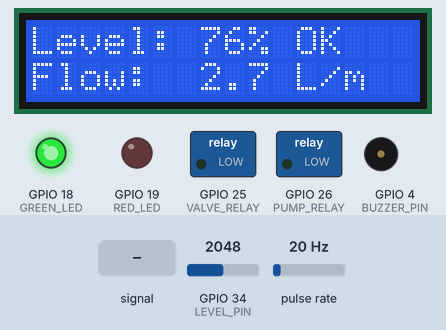
This sketch was run on a simulated ESP32. Parts: 16×2 character LCD, switched loads named in the sketch (green lamp = pin HIGH), output pins drawn as LEDs (lit = HIGH), buzzer (waves = sounding). Wiring (inferred from the names in the program): pulse sensor: data GPIO 27. Dashed ring = blinking. The inputs (shaded band) are chosen by the test bench; at power-on: GPIO 34 (LEVEL_PIN) = 2048, pulse rate 20 Hz. What the sketch prints to the serial monitor is not drawn.

Above: at 1.2 s.
1.3 s: GPIO 34 (LEVEL_PIN) fed a 200 Hz sine of ±1842 counts around its level
At 3.8 s:
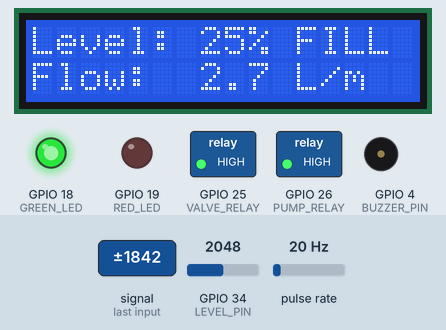
4.3 s: GPIO 34 (LEVEL_PIN) set to 491
At 6.42 s:
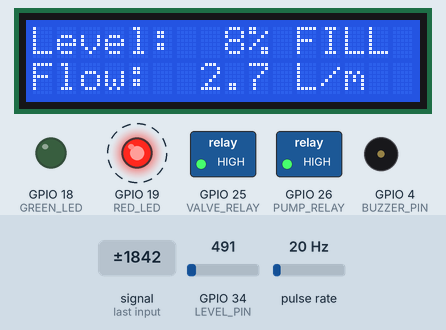
6.5 s: GPIO 34 (LEVEL_PIN) fed a 200 Hz sine of ±327 counts around its level
At 6.96 s:
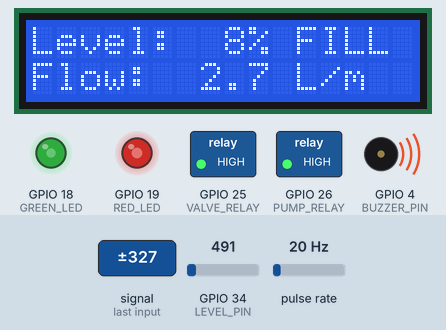
8.8 s: GPIO 34 (LEVEL_PIN) set to 2640
At 9.3 s:
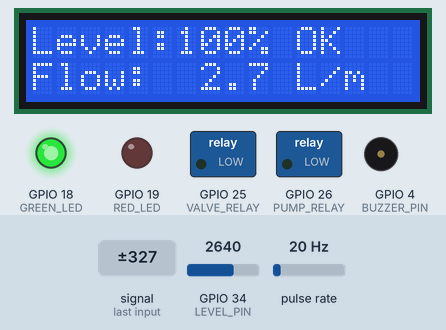
10.5 s: GPIO 34 (LEVEL_PIN) set to 1068
At 11.6 s:
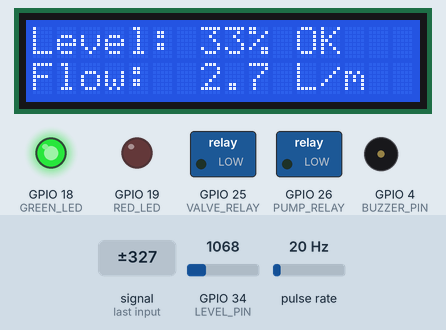
12.5 s: GPIO 34 (LEVEL_PIN) set to 974
At 14.5 s:
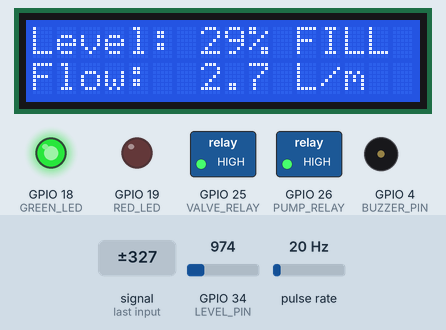
Timing chart, 0 to 15.5 s (numbered marks = the images above; inputs shaded):
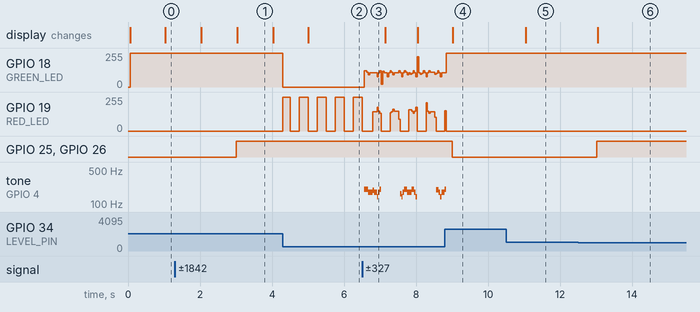

Measured:
- the behaviour switches between 1013 and 1012 on GPIO 34 (LEVEL_PIN) (found by bisection; images 5 and 6)
- after the input at 1.3 s, GPIO 25 (VALVE_RELAY), GPIO 26 (PUMP_RELAY): LOW → HIGH after 1.7 s; the display: first changes after 0.74 s (image 1 shows a later state)
- after the input at 4.3 s, GPIO 18 (GREEN_LED): 255/255 → 0/255 at once; GPIO 19 (RED_LED): alternates 255/255 for 0.25 s and 0/255 for 0.25 s, starting at once; GPIO 25 (VALVE_RELAY), GPIO 26 (PUMP_RELAY): stays HIGH (without the input it goes to LOW after 1.7 s)
- after the input at 6.5 s, tone on GPIO 4 (BUZZER_PIN): plays 203 Hz for 0.12 s, 173 Hz for 0.12 s, 191 Hz for 0.04 s, 176 Hz for 0.08 s, 140 Hz for 0.04 s, 176 Hz for 0.04 s … (20 notes in this stretch), starting after 0.06 s
- after the input at 8.8 s, GPIO 25 (VALVE_RELAY), GPIO 26 (PUMP_RELAY): HIGH → LOW after 0.21 s; the display: changes after 0.22 s (image 4)
- after the input at 10.5 s, the display: changes after 0.55 s (image 5)
- after the input at 12.5 s, GPIO 25 (VALVE_RELAY), GPIO 26 (PUMP_RELAY): LOW → HIGH after 0.52 s; the display: changes after 0.55 s (image 6)

The sketch:

31_liquid_management_esp32.ino
```cpp
/*
  المستوى المتطور — المشروع 1: نظام إدارة وتوزيع السوائل الصناعي الذكي (ESP32)
  كتاب: 38 مشروع في شهر — لؤي النصري (@robotlouay)

  التجهيز: لوحات ESP32 في Arduino IDE (Boards Manager → esp32) + مكتبة LiquidCrystal I2C
  التوصيل:
    حساس مستوى الماء (خزان الآلة) S → GPIO34  ، + → 3.3V ، − → GND
    حساس التدفق YF-S201: الأصفر → GPIO27 ، الأحمر → 5V ، الأسود → GND
    ريلاي 1 (المضخة)            IN → GPIO26
    ريلاي 2 (الصمام المغناطيسي)  IN → GPIO25
    Buzzer (+) → GPIO4
    LED أخضر ← 220Ω ← GPIO18      LED أحمر ← 220Ω ← GPIO19
    LCD I2C: SDA → GPIO21   SCL → GPIO22   VCC → 5V   GND → GND
    التغذية: بطارية 7.4V → منظم 5V → VIN للـ ESP32 والريلاي ، والمضخة من البطارية عبر الريلاي
*/

#include <Wire.h>
#include <LiquidCrystal_I2C.h>

const int LEVEL_PIN = 34, FLOW_PIN = 27;
const int PUMP_RELAY = 26, VALVE_RELAY = 25;
const int BUZZER_PIN = 4, GREEN_LED = 18, RED_LED = 19;

// معايرة مستوى الخزان (قراءات ESP32 من 0 إلى 4095)
const int LEVEL_EMPTY = 300;    // قراءة الخزان فارغاً
const int LEVEL_FULL  = 2600;   // قراءة الخزان ممتلئاً
const int START_FILL  = 30;     // % ← بدء التعبئة
const int STOP_FILL   = 90;     // % ← إيقاف التعبئة
const int CRITICAL    = 10;     // % ← إنذار نقص حرج
const unsigned long DRY_RUN_MS = 15000;   // المضخة تعمل بلا تدفق = خزان رئيسي فارغ

LiquidCrystal_I2C lcd(0x27, 16, 2);
volatile unsigned long pulses = 0;
bool filling = false, fault = false;
unsigned long fillStart = 0, lastCalc = 0;
float flowLmin = 0;

void IRAM_ATTR onFlowPulse() { pulses++; }

int levelPercent() {
  long sum = 0;
  for (int i = 0; i < 20; i++) sum += analogRead(LEVEL_PIN);
  int raw = sum / 20;
  return constrain(map(raw, LEVEL_EMPTY, LEVEL_FULL, 0, 100), 0, 100);
}

void setFilling(bool on) {
  filling = on;
  digitalWrite(PUMP_RELAY, on);
  digitalWrite(VALVE_RELAY, on);
  if (on) fillStart = millis();
}

void setup() {
  Serial.begin(115200);
  pinMode(PUMP_RELAY, OUTPUT);  pinMode(VALVE_RELAY, OUTPUT);
  pinMode(BUZZER_PIN, OUTPUT);  pinMode(GREEN_LED, OUTPUT);  pinMode(RED_LED, OUTPUT);
  pinMode(FLOW_PIN, INPUT_PULLUP);
  attachInterrupt(digitalPinToInterrupt(FLOW_PIN), onFlowPulse, FALLING);
  setFilling(false);
  lcd.init();
  lcd.backlight();
}

void loop() {
  unsigned long now = millis();
  int level = levelPercent();

  if (now - lastCalc >= 1000) {                // حساب التدفق كل ثانية
    noInterrupts(); unsigned long p = pulses; pulses = 0; interrupts();
    flowLmin = p / 7.5;                        // YF-S201: التردد(Hz) / 7.5 = لتر/دقيقة
    lastCalc = now;

    // منطق التحكم
    if (!fault) {
      if (!filling && level <= START_FILL) setFilling(true);
      if (filling && level >= STOP_FILL)   setFilling(false);
      if (filling && now - fillStart > DRY_RUN_MS && flowLmin < 0.2) {  // حماية المضخة
        setFilling(false);
        fault = true;
      }
    }

    // العرض
    lcd.setCursor(0, 0);
    lcd.printf("Level:%3d%% %s   ", level, filling ? "FILL" : "OK  ");
    lcd.setCursor(0, 1);
    if (fault) lcd.print("FAULT: NO WATER ");
    else       lcd.printf("Flow:%5.1f L/m  ", flowLmin);
    Serial.printf("level=%d%% flow=%.2f filling=%d fault=%d\n", level, flowLmin, filling, fault);
  }

  bool alarm = fault || level <= CRITICAL;
  digitalWrite(GREEN_LED, !alarm);
  digitalWrite(RED_LED, alarm ? (now / 250) % 2 : LOW);
  digitalWrite(BUZZER_PIN, alarm ? (now / 500) % 2 : LOW);   // Buzzer نشط
}
```
